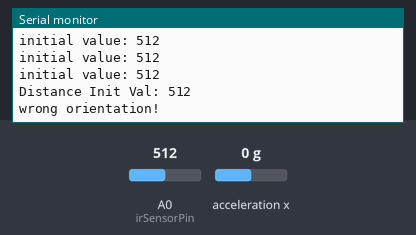
The sketch below on a simulated Arduino Uno, built with avr-gcc and run on an emulated ATmega328P. On the bench: the last lines printed to the serial monitor. Inputs (shaded band) come from the test bench; at power-on: A0 (irSensorPin) = 512, acceleration x 0 g.

Above: at 3.2 s.
3.3 s: A0 (irSensorPin) set to 545
At 5.9 s:
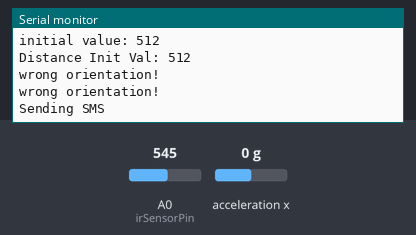
7.6 s: A0 (irSensorPin) set to 573
At 11.3 s:
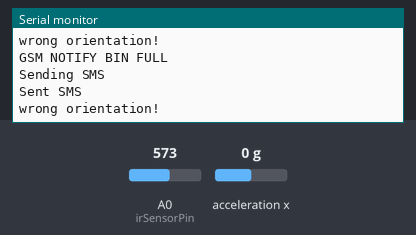

Measured:
- the behaviour switches between 562 and 563 on A0 (irSensorPin) (found by bisection; images 1 and 2)
- after the input at 7.6 s, the serial monitor: prints a new line after 1.7 s (image 2)

The sketch:

ir_sketch.ino
```cpp
#include <GSM.h>
#include "SparkFunLIS3DH.h"
#include "Wire.h"
#include "SPI.h"

//Text message variables//
const char ID_BIN[] = "000000";

///IR Sensor Variables//
int irSensorPin = 0; //analog pin 0, IR Sensor output
const int initIterations = 10; //The number of times we check distance for our initial distastance
int currentIteration = 0;
int distanceInitArray[initIterations]; //Holds all initial distance values
int distanceInitVal = 0; //This is the value that we measure against when checking if the bin is full
boolean irInitialised = false; //True when we have our distanceInitVal

///GSM Variables///
GSM gsmAccess;
GSM_SMS sms;
GSMScanner scan;

const char numServiceProvider[] = ""; //Service provider sms target. Currently set to a personal number for testing
char numUser[] = ""; //Mobile number for the service reciever. Currently set to a personal number for testing
boolean notConnected = true; //tracking GSM connection status
boolean sentRequestNewSMS = false; //True after we have sent an SMS message to request a new bin
boolean sentIncorrectOrientationSMS = false; //True after we have sent an SMS message informing the user that the bin has been knocked over or dropped

///ACCELEROMETER VARIABLES///
LIS3DH myIMU; //LIS3DH Accelerometer

void setup(){
  Serial.begin(9600);
  Serial.println("starting gsm scanner...");
  scan.begin();
  Serial.println("beginning gsmAccess...");
  gsmConnect();
  Serial.println("starting accelerometer...");
  myIMU.begin();
}

void loop(){

  if(!irInitialised){
    irInit();
  }
  else{
    if(!sentRequestNewSMS){ //Check if the bin is full only if we already havent requested a new one
      checkBinFull();
    }

    if(checkIncorrectOrientation()){
       delay(2000); //Wait 5 seconds then check again in case the bin is being intentionally moved
       if(checkIncorrectOrientation() && !sentIncorrectOrientationSMS){
          String msgSMS = "IoT Sharps bin is not oriented correctly";
          gsmSend(msgSMS, "USER");
          sentIncorrectOrientationSMS = true;
       }
    }
    else if(fallCheck() && !sentIncorrectOrientationSMS){
      String msgSMS = "IoT Sharps bin has fallen";
      gsmSend(msgSMS, "USER");
      sentIncorrectOrientationSMS = true;
    }
  }
  delay(100);
}

void checkBinFull(){
  if(irInitialised && irCheckFull()){
    delay(1000); //Wait for the bin's contents to settle and double check
    if(irCheckFull()){ //If the sensor is still reporting full after our second check, we can reasonably assume that the bin is full
      Serial.println("GSM NOTIFY BIN FULL");
      String REQ_PICKUP = "REQUEST PICKUP: ";
      String msgSMS = REQ_PICKUP + ID_BIN;
      gsmSend(msgSMS,"SERVICE_PROVIDER");
      sentRequestNewSMS = true;
    }
  }
  else if(!irInitialised){
    irInit(); //initialise if we havent already
  }
}

///IR FUNCTIONS///
/*
 * Handles the initialisation of the IR sensor.
 * Sets up a value from which to base our distance measurements on
 */
void irInit(){
  if(currentIteration < initIterations){
    int val = analogRead(irSensorPin);
    distanceInitArray[currentIteration] = val;
    currentIteration = currentIteration + 1;
    Serial.print("initial value: ");
    Serial.println(val);
  }
  else{
    int totalInitVals = 0;

    for(int i = 0; i<initIterations; i++){
      totalInitVals += distanceInitArray[i]; //Sum up all initial measurements
    }

    distanceInitVal = totalInitVals/initIterations; //get an average of the measurements
    String lblDistanceInit = "Distance Init Val: ";
    String lblFull = lblDistanceInit + distanceInitVal;
    Serial.println(lblFull);
    irInitialised = true; //Now we can use the bin
  }
}

/**
 * True if the voltage measured at call time is greater than the voltage measured during initialisation
 */
boolean irCheckFull(){
  int distanceCurrent = analogRead(irSensorPin);
//  Serial.println(distanceCurrent);
  if(distanceCurrent > distanceInitVal+50){
    return true;
  }
  else{
    return false;
  }
}
///GSM FUNCTIONS///
/**
 * Creates our GSM connection when called
 */
void gsmConnect(){
  while(notConnected){
    if(gsmAccess.begin() == GSM_READY){
      notConnected = false;
      Serial.println("gsm connected!");
    }
    else{
      Serial.println("gsm connecting...");
    }
  }
}

/**
 * Sends an sms to the phone number defined in numServiceProvider[]
 * requesting a new bin.
 */
void gsmSend(String message, String target){

  Serial.println("Sending SMS");

  // Starting SMS transmission
  if(target.equals("SERVICE_PROVIDER")){
    sms.beginSMS(numServiceProvider);
  }
  else if(target.equals("USER")){
    sms.beginSMS(numUser);
  }

  sms.print(message);
  sms.endSMS();
  Serial.println("Sent SMS");
}

///ACCELEROMETER FUNCTIONS///

/**
 * Returns true if the accelerometer reads a G force higher than 1.5G, suggesting an impact has occured
 */
boolean fallCheck(){
  float xVal = myIMU.readFloatAccelX();
  if(xVal > 1.5f){
    Serial.println("fallen!");
    return true;
  }
  else{
    return false;
  }
}

/**
 * Returns true if the container is at an incorrect orientation (AccelX > -0.7)
 */
boolean checkIncorrectOrientation(){

  int index = 0; //Used when getting the axis of orientation
  char orientation = 'n'; //whether the axis orientation of thedevice is up(+) or down(-)
  char axis = 'n'; //letter label of axis (x, y, z)

  //Gather up accelerometer data
  float xVal = myIMU.readFloatAccelX();

  if(xVal > -0.7f){ //If the device is not correctly oriented the FloatAccellY value will be greater than -0.7
    Serial.println("wrong orientation!");
    return true;
  }
  else{
//    Serial.println("correct orientation");
    sentIncorrectOrientationSMS = false; //Reset the sms after the orientation is corrected again
    return false;
  }
}

void accelerometerReadout(){
    Serial.print("\nAccelerometer:\n");
    Serial.print(" X = ");
    Serial.println(myIMU.readFloatAccelX(), 4);
    Serial.print(" Y = ");
    Serial.println(myIMU.readFloatAccelY(), 4);
    Serial.print(" Z = ");
    Serial.println(myIMU.readFloatAccelZ(), 4);
}
```
